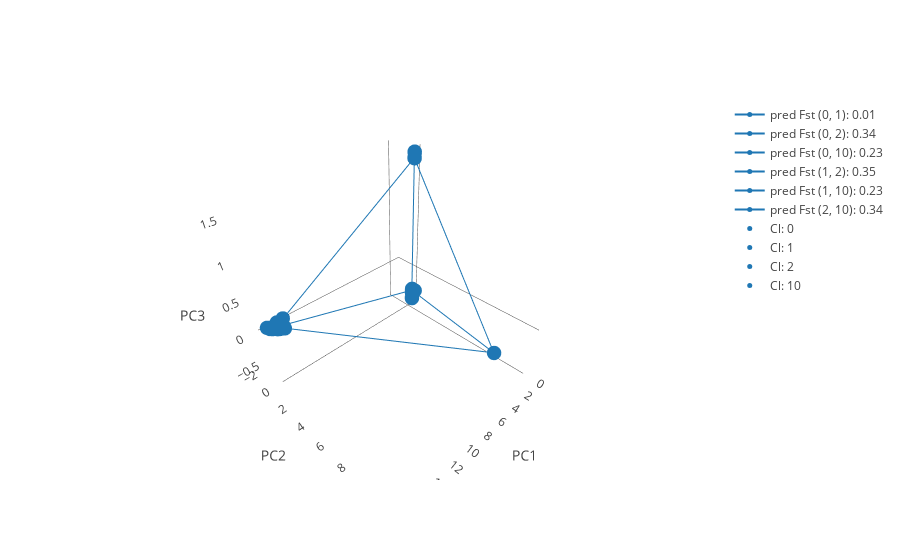

Source (notebook cell):
### Markdown cell above
At the top of the next block, select the clusters between which to calculate distances.

### Code cell
from Euc_pca_tools.plot_tools import plot_vertix
#### Making it interesting:
Vertices= [0,1,2,10]

plot_vertix(feats,label_select,Vertices,m_coeff= m_coeff,b= b, color= '#1f77b4')

### Figure 1 — Plotly figure (JSON) as saved in the notebook; plotly's stock layout.template omitted (floating-point values rounded to 4 significant figures; data arrays with more than 128 entries replaced by an {"elided": "..."} marker saying what was removed)
{"data": [{"line": {"color": 0, "width": 2}, "marker": {"color": "#1f77b4", "size": 5}, "name": "pred Fst (0, 1): 0.01", "text": ["group: 0", "group: 1"], "type": "scatter3d", "uid": "f2090d10-8acd-4aff-8ce5-181f0965b2bd", "x": [-0.7243, -0.7719], "y": [-0.08426, -0.1397], "z": [-0.381, 1.602]}, {"line": {"color": 1, "width": 2}, "marker": {"color": "#1f77b4", "size": 5}, "name": "pred Fst (0, 2): 0.34", "text": ["group: 0", "group: 2"], "type": "scatter3d", "uid": "1e8ac603-b3d6-45d0-92a3-d27e5f2bb80c", "x": [-0.7243, 15.17], "y": [-0.08426, -1.307], "z": [-0.381, 0.03207]}, {"line": {"color": 2, "width": 2}, "marker": {"color": "#1f77b4", "size": 5}, "name": "pred Fst (0, 10): 0.23", "text": ["group: 0", "group: 10"], "type": "scatter3d", "uid": "1e583ee3-a38a-478f-a2d7-4e8eb206253a", "x": [-0.7243, 5.052], "y": [-0.08426, 10.87], "z": [-0.381, 0.1492]}, {"line": {"color": 3, "width": 2}, "marker": {"color": "#1f77b4", "size": 5}, "name": "pred Fst (1, 2): 0.35", "text": ["group: 1", "group: 2"], "type": "scatter3d", "uid": "8e969ce8-5c00-4c3e-ae24-e3fce3fc3403", "x": [-0.7719, 15.17], "y": [-0.1397, -1.307], "z": [1.602, 0.03207]}, {"line": {"color": 4, "width": 2}, "marker": {"color": "#1f77b4", "size": 5}, "name": "pred Fst (1, 10): 0.23", "text": ["group: 1", "group: 10"], "type": "scatter3d", "uid": "2d5fc65a-7c17-4110-86eb-56ac447e4365", "x": [-0.7719, 5.052], "y": [-0.1397, 10.87], "z": [1.602, 0.1492]}, {"line": {"color": 5, "width": 2}, "marker": {"color": "#1f77b4", "size": 5}, "name": "pred Fst (2, 10): 0.34", "text": ["group: 2", "group: 10"], "type": "scatter3d", "uid": "91bf40c5-ee3b-415b-89b0-d95d62e2322a", "x": [15.17, 5.052], "y": [-1.307, 10.87], "z": [0.03207, 0.1492]}, {"marker": {"color": "#1f77b4", "size": 5}, "mode": "markers", "name": "Cl: 0", "type": "scatter3d", "uid": "07a5bcc6-5ab9-4ad6-addf-f657228e74d8", "x": {"elided": "554 float values"}, "y": {"elided": "554 float values"}, "z": {"elided": "554 float values"}}, {"marker": {"color": "#1f77b4", "size": 5}, "mode": "markers", "name": "Cl: 1", "type": "scatter3d", "uid": "9826f23a-19f1-4156-9d22-7a8941dc4304", "x": {"elided": "164 float values"}, "y": {"elided": "164 float values"}, "z": {"elided": "164 float values"}}, {"marker": {"color": "#1f77b4", "size": 5}, "mode": "markers", "name": "Cl: 2", "type": "scatter3d", "uid": "a8dd6bab-da92-4cbf-9a5f-6a22a428560b", "x": [15.53, 14.85, 15.88, 14.96, 15.58, 15.53, 15.69, 14.35, 15.21, 15.48, 15.37, 14.79, 15.88, 14.4, 15.48, 14.69, 15.36, 15.17, 14.92, 15.58, 15.34, 15.68, 15.02, 14.65, 14.98, 14.64, 14.64, 14.66, 15.53, 14.9, 14.91, 15.42, 15.23, 15.31], "y": [-1.36, -0.9926, -1.549, -1.069, -1.394, -1.36, -1.44, -1.371, -1.197, -1.323, -1.265, -1.654, -1.549, -1.352, -1.323, -1.229, -1.277, -1.156, -1.333, -1.394, -1.27, -1.437, -1.078, -0.899, -1.384, -1.216, -1.189, -1.525, -1.36, -1.026, -1.708, -1.314, -1.195, -1.25], "z": [0.02734, 0.02181, 0.05477, 0.0286, 0.04894, 0.02734, 0.03307, 0.0981, 0.04016, 0.03002, 0.04118, 0.04266, 0.05477, -0.01669, 0.03002, 0.04551, 0.04589, 0.01948, 0.01553, 0.04894, 0.06052, 0.05252, 0.01808, 0.01754, 0.05485, 0.004069, -0.0001619, -0.01242, 0.02734, 0.0294, -0.02228, 0.04321, 0.03661, 0.04359]}, {"marker": {"color": "#1f77b4", "size": 5}, "mode": "markers", "name": "Cl: 10", "type": "scatter3d", "uid": "b2596c40-0bda-4904-899a-2a732729abd9", "x": [5.052], "y": [10.87], "z": [0.1492]}], "layout": {"scene": {"xaxis": {"showgrid": false, "title": "PC1"}, "yaxis": {"showgrid": false, "title": "PC2"}, "zaxis": {"showgrid": false, "title": "PC3"}}}}
